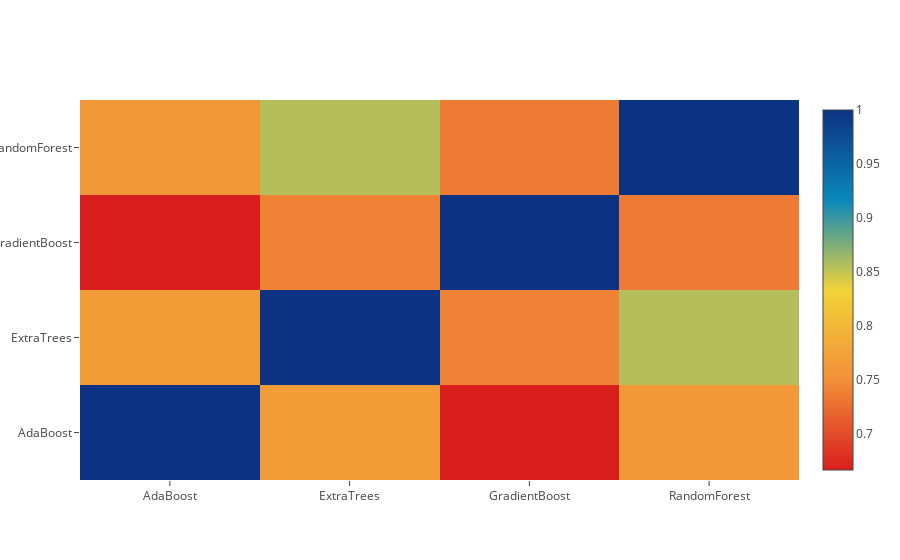

Notebook code for this chart:
### Markdown cell above
### 二层训练集的相关热图

### Code cell
data = [
    go.Heatmap(
        z= base_predictions_train.astype(float).corr().values ,
        x=base_predictions_train.columns.values,
        y= base_predictions_train.columns.values,
          colorscale='Portland',
            showscale=True,
            reversescale = True
    )
]
py.iplot(data, filename='labelled-heatmap')

### Figure 1 — Plotly figure (JSON) as saved in the notebook; plotly's stock layout.template omitted (floating-point values rounded to 4 significant figures)
{"data": [{"colorscale": "Portland", "reversescale": true, "showscale": true, "type": "heatmap", "x": ["AdaBoost", "ExtraTrees", "GradientBoost", "RandomForest"], "y": ["AdaBoost", "ExtraTrees", "GradientBoost", "RandomForest"], "z": [[1, 0.766, 0.6663, 0.7602], [0.766, 1, 0.7398, 0.8556], [0.6663, 0.7398, 1, 0.7352], [0.7602, 0.8556, 0.7352, 1]]}], "layout": {}}
